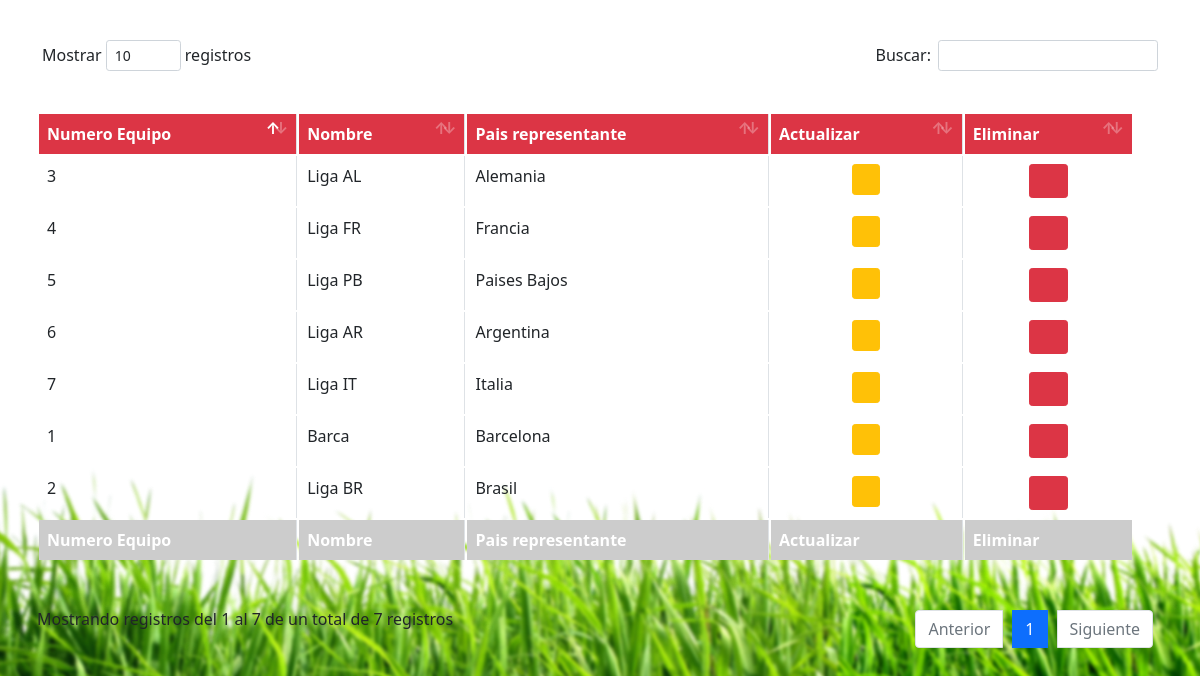
The page /php/views/tablaEquipoA.php (signed in) on the database its author committed.
### tables this page shows
create table equipo
(
    id_equipo            int not null auto_increment,
    nombre          		 varchar(50) not null,
    pais_representante   varchar(50) not null,
    primary key (id_equipo)
);

### php/controller/infoEquipo.php (called while the page is built, shortened)
<?php
    global $conexion;
    $sql="SELECT id_equipo, nombre, pais_representante FROM equipo";
    $result=mysqli_query($conexion,$sql);
?>

### php/views/tablaEquipoA.php (the view, shortened to what this page needs)
<?php
require_once("../conexion/conexion.php");
require_once "../controller/infoEquipo.php";
 ?>
<!DOCTYPE html>
<html>
<head>
	<link rel="stylesheet" type="text/css" href="../../css/estilos3.css">
</head>
<body>
 <link rel="stylesheet" type="text/css" href="../../bootstrap/css/bootstrap.css">
    <link rel="stylesheet" type="text/css" href="../../librerias/datatable/dataTables.bootstrap4.min.css">
<div>
	<table class="table table-hover table-condensed table-bordered" id="iddatatable">
		<thead style="background-color: #dc3545;color: white; font-weight: bold;">
			<tr>
				<td>Numero Equipo</td>
				<td>Nombre</td>
				<td>Pais representante</td>
				<td>Actualizar</td>
				<td>Eliminar</td>
			</tr>
		</thead>
		<tfoot style="background-color: #ccc;color: white; font-weight: bold;">
			<tr>
                <td>Numero Equipo</td>
				<td>Nombre</td>
				<td>Pais representante</td>
				<td>Actualizar</td>
				<td>Eliminar</td>
			</tr>
		</tfoot>
		<tbody >
			<?php
			while ($mostrar=mysqli_fetch_row($result)) {
				?>
				<tr >
					<td><?php echo $mostrar[0] ?></td>
					<td><?php echo $mostrar[1] ?></td>
                    <td><?php echo $mostrar[2] ?></td>
					<td style="text-align: center;">
					<a href="../controller/modificarEquipo.php?id=<?php echo $mostrar[0]; ?>"
					>
						<span class="btn btn-warning btn-sm">
						<span class="fa fa-pencil-square-o"></span>
						</span>
						</a>
					</td>
					<td style="text-align: center;">
					<a href="../controller/eliminarEquipo.php?id=<?php echo $mostrar[0]; ?>"
					class="table__item__link">
						<span class="btn btn-danger btn-sm" >
						<span class="fa fa-trash"></span>
						</span>
						</a>
					</td>
				</tr>
				<?php
			}
			?>
		</tbody>
	</table>
</div>
</html>

### css/estilos3.css (style rules this page uses)
* { margin: 0px; padding: 5px; box-sizing: border-box; }
body { font-family: Arial, Helvetica, sans-serif; margin: 0; background: url(../img/imagen2.jpg); background-size: cover; background-attachment: fixed; }

### rows shown on the page
equipo: id_equipo "1", nombre "Barca", pais_representante "Barcelona"
equipo: id_equipo "2", nombre "Liga BR", pais_representante "Brasil"
equipo: id_equipo "3", nombre "Liga AL", pais_representante "Alemania"
equipo: id_equipo "4", nombre "Liga FR", pais_representante "Francia"
equipo: id_equipo "5", nombre "Liga PB", pais_representante "Paises Bajos"
equipo: id_equipo "6", nombre "Liga AR", pais_representante "Argentina"
equipo: id_equipo "7", nombre "Liga IT", pais_representante "Italia"
